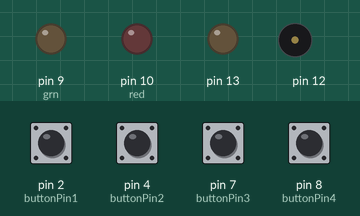
Simulated run of this sketch. Board: Arduino Uno, built with avr-gcc and run on an emulated ATmega328P. On the bench: output pins drawn as LEDs (lit = HIGH), buzzer (waves = sounding). Inputs (shaded band) come from the test bench; at power-on: pin 2 (buttonPin1), pin 4 (buttonPin2), pin 7 (buttonPin3), pin 8 (buttonPin4) HIGH.

Above: at 3.4 s.
3.5 s: pin 2 (buttonPin1) pulled LOW for 0.15 s
At 3.62 s:
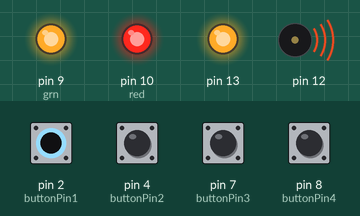
6.5 s: pin 4 (buttonPin2) pulled LOW for 1 s
At 8.6 s:
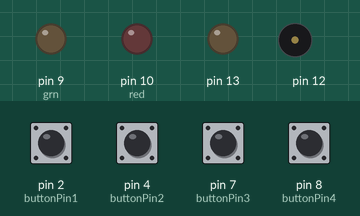
9.5 s: pin 7 (buttonPin3) pulled LOW for 0.15 s
At 10.87 s:
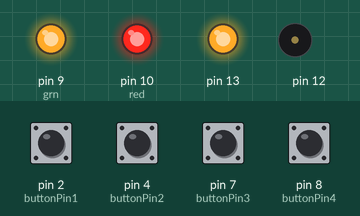
12.5 s: pin 7 (buttonPin3) pulled LOW for 1 s
At 16.2 s:
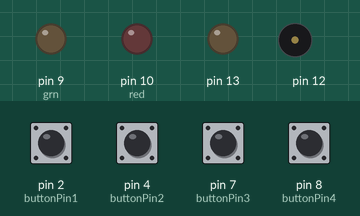
Timing chart, 0 to 16.5 s (numbered marks = the images above; inputs shaded):
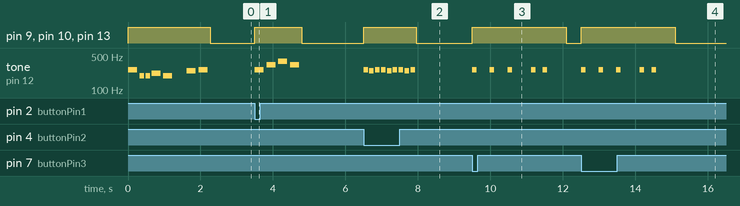

The sketch:

toneMelodyWithLED.ino
```cpp
/*
  the benJammin toy built by the Dales!
  on startup, plays the default melody from the toneMelody tutorial.
  accepts button presses to play different tones.
 */
 #include "pitches.h"

float TEMPO = 1.3;
void greenLEDState(int STATE){
  if (STATE == 1){
    digitalWrite(9, HIGH);
    digitalWrite(10, HIGH);
  }
  if (STATE == 0){
    digitalWrite(9, LOW);
    digitalWrite(10, LOW);
  }
}

void redLEDState(int STATE){
  if (STATE == 1){
    digitalWrite(11, HIGH);
    digitalWrite(13, HIGH);
  }
  if (STATE == 0){
    digitalWrite(11, LOW);
    digitalWrite(13, LOW);
  }
}

void playAMelody(int* aMelody, int* theNoteDurations, int length){
    int greenState = 0;
    int redState = 1;
    for (int thisNote = 0; thisNote < length; thisNote++) {
      // to calculate the note duration, take one second
      // divided by the note type.
      //e.g. quarter note = 1000 / 4, eighth note = 1000/8, etc.
      int noteDuration = 1000/theNoteDurations[thisNote];
      greenLEDState(1);
      redLEDState(1);
      tone(12, aMelody[thisNote],noteDuration);
      // to distinguish the notes, set a minimum time between them.
      // the note's duration + 30% seems to work well:
      int pauseBetweenNotes = noteDuration * TEMPO;
      delay(pauseBetweenNotes);
      // stop the tone playing:
      noTone(12);
  }
  greenLEDState(0);
  redLEDState(0);
}
//played on startup...
//Shave and a haircut, two bits rhythm/melody
int melody[] = {
  NOTE_C4, NOTE_G3,NOTE_G3, NOTE_A3, NOTE_G3,0, NOTE_B3, NOTE_C4};
// note durations: 4 = quarter note, 8 = eighth note, etc.:
int noteDurations[] = {
  4, 8, 8, 4,4,4,4,4 };
void playMelody(){
  playAMelody(melody, noteDurations, 8);
}

//PLayed when Button 1 is pressed
//Arrpegio
int melody0[] = {
NOTE_C4, NOTE_E4, NOTE_G4, NOTE_E4
};
int noteDurations0[] = {
4,4,4,4
};
void playMelody0(){
  playAMelody(melody0, noteDurations0, 4);
}

//PLayed when Button 2 is pressed
//fast 1/8 notes
int melody2[] = {
  NOTE_C4, NOTE_B3, NOTE_C4};
int noteDurations2[] = {
  8, 8, 8};
void playMelody2(){
  playAMelody(melody2, noteDurations2, 3);
}

//Played when Button 3 is pressed
// 3-2 clave rhythm
int melody3[] = {
NOTE_C4,0,0,NOTE_C4,0,0,NOTE_C4,0,0,0,NOTE_C4,0,NOTE_C4,0,0,0};
int noteDurations3[] = {
8,8,8,8,8,8,8,8,8,8,8,8,8,8,8,8
};
void playMelody3(){
  playAMelody(melody3, noteDurations3, 16);
}

//played when button 4 is pressed
//Charge!
int melody4[] = {
  NOTE_C4, NOTE_E4, NOTE_F4, NOTE_G4, 0, NOTE_E4, NOTE_G4
};
int noteDurations4[] = {
 8,8,8,8,8,8,4
};
void playMelody4(){
  playAMelody(melody4, noteDurations4, 7);
}
//played when Button 1 and 2 are pressed at the same time
int melody1and2[] = {
NOTE_C4, NOTE_E4, NOTE_E4, NOTE_G4, NOTE_E4, NOTE_F3, NOTE_A3, NOTE_A3, NOTE_C4, NOTE_A3
};
int noteDurations1and2[] = {
4,8,8,4,4,4,8,8,4,4
};
void playMelody1and2(){
  playAMelody(melody1and2, noteDurations1and2, 10);
};
//played when Button 1 and 3 are pressed at the same time
int melody1and3[] = {
NOTE_C4, NOTE_C4, NOTE_G3, NOTE_C4, NOTE_C4, NOTE_G3
};
int noteDurations1and3[] = {
8,8,8,8,4,4
};
void playMelody1and3(){
  playAMelody(melody1and3, noteDurations1and3, 6);
};

//played when Button 1 and 4 are pressed at the same time
int melody1and4[] = {
  NOTE_C4, NOTE_E4, NOTE_F4, NOTE_G4, 0, NOTE_E4, NOTE_G4, NOTE_C4, NOTE_E4, NOTE_G4, NOTE_E4
};
int noteDurations1and4[] = {
 8,8,8,8,8,8,4,4,4,4,4
};
void playMelody1and4(){
  playAMelody(melody1and4, noteDurations1and4, 11);
};

//played when Button 3 and 2 are pressed at the same time
int Melody2and3[] = {
NOTE_C4,NOTE_C2,NOTE_C2,NOTE_C4,NOTE_C2,NOTE_C2,NOTE_C4,NOTE_C2,NOTE_C2,NOTE_C2,NOTE_C4,NOTE_C2,NOTE_C4,NOTE_C2,NOTE_C2,NOTE_C2};
int noteDurations2and3[] = {
8,8,8,8,8,8,8,8,8,8,8,8,8,8,8,8
};
void playMelody2and3(){
  playAMelody(Melody2and3, noteDurations2and3, 16);
}

//played when Button 2 and 4 are pressed at the same time
int melody2and4[] = {
NOTE_C4, NOTE_C4, NOTE_B3, NOTE_C4, 0,NOTE_A3, NOTE_A3, NOTE_A3, NOTE_G3,0
};
int noteDurations2and4[] = {
  8,8,4,4,4,4,8,4,4,8
};
void playMelody2and4(){
  playAMelody(melody2and4, noteDurations2and4, 10);
}

//played when buttons 3 and 4 are pressed at the same time
int melody3and4[] = {
  NOTE_C4,NOTE_E4,NOTE_F4,NOTE_G4,0,NOTE_G4,0,0,0,NOTE_G4,0,NOTE_C4,0,0,0,0
};
int noteDurations3and4[] = {
  8,8,8,8,8,8,8,8,8,8,8,8,8,8,8
};
void playMelody3and4(){
  playAMelody(melody3and4, noteDurations3and4, 15);
}

//played when buttons 1,2&3 are all pressed at once
int melody1and2and3[] = {
  NOTE_C4, NOTE_E4, NOTE_G4, NOTE_E4, NOTE_C4, 0, NOTE_E4, NOTE_G4, 0, NOTE_E4
};
int noteDurations1and2and3[] = {
  4,4,4,4,4,8,8,8,8,4
};
void playMelody1and2and3(){
  playAMelody(melody1and2and3, noteDurations1and2and3, 10);
}

//played when buttons 1,2&4 are all pressed at once
int melody1and2and4[]= {

  };
int noteDurations1and2and4[] = {
  };
void playMelody1and2and4(){
    for (int thisNote = 0; thisNote < 10; thisNote++) {
      int noteDuration = 1000/noteDurations1and2and4[thisNote];
      tone(12, melody1and2and4[thisNote],noteDuration);
      int pauseBetweenNotes = noteDuration * 1.30;
      delay(pauseBetweenNotes);
      noTone(12);
    }
}

//play POPCORN when all buttons are pressed!
int popcorn[] = {
NOTE_A4,NOTE_G4,NOTE_A4,NOTE_E4,NOTE_C4,NOTE_E4,NOTE_A3,0,
NOTE_A4,NOTE_G4,NOTE_A4,NOTE_E4,NOTE_C4,NOTE_E4,NOTE_A3,0,
NOTE_A4,NOTE_B4,NOTE_C5,NOTE_B4,NOTE_C5,NOTE_A4,NOTE_B4,NOTE_A4,NOTE_B4,NOTE_G4,
NOTE_A4,NOTE_B4,NOTE_A4,NOTE_F4,NOTE_A4,0
};
int popcornDurations[] = {
  8,8,8,8,8,8,8,8,
  8,8,8,8,8,8,8,8,
  8,8,8,8,8,8,8,8,
  8,8,8,8,8,8,8,8
};

void playPopcorn() {
  playAMelody(popcorn, popcornDurations, 32);
}

// INPUT:
//  Potentiometer should be connected to 5V and GND the wiper is connected to the analog input
int potPin1 = 3; // Potentiometer output connected to analog pin 3
int potPin2 = 5;
const int buttonPin1 = 2; // the number of the pushbutton pin
const int buttonPin2 = 4;
const int buttonPin3 = 7;
const int buttonPin4 = 8;

// define variables
int buttonState1 = 0; // variable for reading the pushbutton status
int buttonState2 = 0;
int buttonState3 = 0;
int buttonState4 = 0;
int redVal = 0;   // Variables to store the values to send to the pins
int grnVal = 0;
int bluVal = 0;
int potVal1 = 0; // Variable to store the input from the potentiometer
int potVal2 = 0;

// OUTPUT: Use digital pins 9-11, the Pulse-width Modulation (PWM) pins
// LED's cathodes should be connected to digital GND
// speaker + should be connected to pin 13
int grn = 9;   // Red LED,   connected to digital pin 9
int red = 10;  // Green LED, connected to digital pin 10
int bluPin = 11;  // Blue LED,  connected to digital pin 11

void setup() {

  // initialize the pushbutton pin as an input:
  pinMode(buttonPin1, INPUT_PULLUP);
  pinMode(buttonPin2, INPUT_PULLUP);
  pinMode(buttonPin3, INPUT_PULLUP);
  pinMode(buttonPin4, INPUT_PULLUP);
  pinMode(grn, OUTPUT);
  pinMode(red, OUTPUT);
  pinMode(9, OUTPUT);
  pinMode(13, OUTPUT);
  playMelody();
}

void loop() {
  // read the state of the pushbutton values:
  buttonState1 = digitalRead(buttonPin1);
  buttonState2 = digitalRead(buttonPin2);
  buttonState3 = digitalRead(buttonPin3);
  buttonState4 = digitalRead(buttonPin4);

  if (buttonState1 == LOW && buttonState2 == LOW && buttonState3 == LOW && buttonState4 == LOW){
    //playMelodyAllButtonsPressed();
    playPopcorn();
  }
  //Three Buttons Pressed
  else if (buttonState1 == LOW && buttonState2 == LOW && buttonState3 == LOW){
    playMelody1and2and3();
  }
  else if (buttonState1 == LOW && buttonState2 == LOW && buttonState4 == LOW){
    playMelody1and2and4();
  }
  else if (buttonState2 == LOW && buttonState3 == LOW && buttonState4 == LOW){
    playMelody();
  }
  //two buttons pressed
  else if (buttonState1 == LOW && buttonState2 == LOW){
    playMelody1and2();
  }
   else if (buttonState1 == LOW && buttonState3 == LOW){
    playMelody1and3();
  }
  else if (buttonState1 == LOW && buttonState4 == LOW){
    playMelody1and4();
  }
  else if (buttonState2 == LOW && buttonState3 == LOW){
    playMelody2and3();
  }
  else if (buttonState2 == LOW && buttonState4 == LOW){
    playMelody2and4();
  }
  else if (buttonState3 == LOW && buttonState4 == LOW){
    playMelody3and4();
  }
  // check if the pushbutton is pressed.
  // if it is, the buttonState is LOW:
  else if (buttonState1 == LOW) {
      playMelody0();
  }
  else if (buttonState2 == LOW) {
    playMelody2();
  }
  else if (buttonState3 == LOW){
    playMelody3();
  }
  else if (buttonState4 == LOW) {
    playMelody4();
  }

}//end loop
```

pitches.h
```cpp
/*************************************************
 * Public Constants
 *************************************************/

#define NOTE_B0  31
#define NOTE_C1  33
#define NOTE_CS1 35
#define NOTE_D1  37
#define NOTE_DS1 39
#define NOTE_E1  41
#define NOTE_F1  44
#define NOTE_FS1 46
#define NOTE_G1  49
#define NOTE_GS1 52
#define NOTE_A1  55
#define NOTE_AS1 58
#define NOTE_B1  62
#define NOTE_C2  65
#define NOTE_CS2 69
#define NOTE_D2  73
#define NOTE_DS2 78
#define NOTE_E2  82
#define NOTE_F2  87
#define NOTE_FS2 93
#define NOTE_G2  98
#define NOTE_GS2 104
#define NOTE_A2  110
#define NOTE_AS2 117
#define NOTE_B2  123
#define NOTE_C3  131
#define NOTE_CS3 139
#define NOTE_D3  147
#define NOTE_DS3 156
#define NOTE_E3  165
#define NOTE_F3  175
#define NOTE_FS3 185
#define NOTE_G3  196
#define NOTE_GS3 208
#define NOTE_A3  220
#define NOTE_AS3 233
#define NOTE_B3  247
#define NOTE_C4  262
#define NOTE_CS4 277
#define NOTE_D4  294
#define NOTE_DS4 311
#define NOTE_E4  330
#define NOTE_F4  349
#define NOTE_FS4 370
#define NOTE_G4  392
#define NOTE_GS4 415
#define NOTE_A4  440
#define NOTE_AS4 466
#define NOTE_B4  494
#define NOTE_C5  523
#define NOTE_CS5 554
#define NOTE_D5  587
#define NOTE_DS5 622
#define NOTE_E5  659
#define NOTE_F5  698
#define NOTE_FS5 740
#define NOTE_G5  784
#define NOTE_GS5 831
#define NOTE_A5  880
#define NOTE_AS5 932
#define NOTE_B5  988
#define NOTE_C6  1047
#define NOTE_CS6 1109
#define NOTE_D6  1175
#define NOTE_DS6 1245
#define NOTE_E6  1319
#define NOTE_F6  1397
#define NOTE_FS6 1480
#define NOTE_G6  1568
#define NOTE_GS6 1661
#define NOTE_A6  1760
#define NOTE_AS6 1865
#define NOTE_B6  1976
#define NOTE_C7  2093
#define NOTE_CS7 2217
#define NOTE_D7  2349
#define NOTE_DS7 2489
#define NOTE_E7  2637
#define NOTE_F7  2794
#define NOTE_FS7 2960
#define NOTE_G7  3136
#define NOTE_GS7 3322
#define NOTE_A7  3520
#define NOTE_AS7 3729
#define NOTE_B7  3951
#define NOTE_C8  4186
#define NOTE_CS8 4435
#define NOTE_D8  4699
#define NOTE_DS8 4978
```

Measured:
- after the input at 3.5 s, pin 9 (grn), pin 10 (red), pin 13: LOW → HIGH at once, → LOW 1.3 s later; tone on pin 12: plays 262 Hz for 0.25 s, 330 Hz for 0.25 s, 392 Hz for 0.25 s, 330 Hz for 0.25 s, starting at once
- after the input at 6.5 s, pin 9 (grn), pin 10 (red), pin 13: LOW → HIGH at once, → LOW 1.5 s later; tone on pin 12: silent → 262 Hz at once, then repeats every 0.49 s: silent 0.04 s, 247 Hz 0.13 s, 2 × (silent 0.04 s, 262 Hz 0.13 s), until it stays silent from 7.9 s
- after the input at 9.5 s, pin 9 (grn), pin 10 (red), pin 13: LOW → HIGH at once, → LOW 2.6 s later; tone on pin 12: plays 262 Hz for 0.13 s, 262 Hz for 0.13 s, 262 Hz for 0.13 s, 262 Hz for 0.13 s, 262 Hz for 0.13 s, starting at once
- after the input at 12.5 s, pin 9 (grn), pin 10 (red), pin 13: LOW → HIGH at once, → LOW 2.6 s later; tone on pin 12: plays 262 Hz for 0.13 s, 262 Hz for 0.13 s, 262 Hz for 0.13 s, 262 Hz for 0.13 s, 262 Hz for 0.13 s, starting at once
